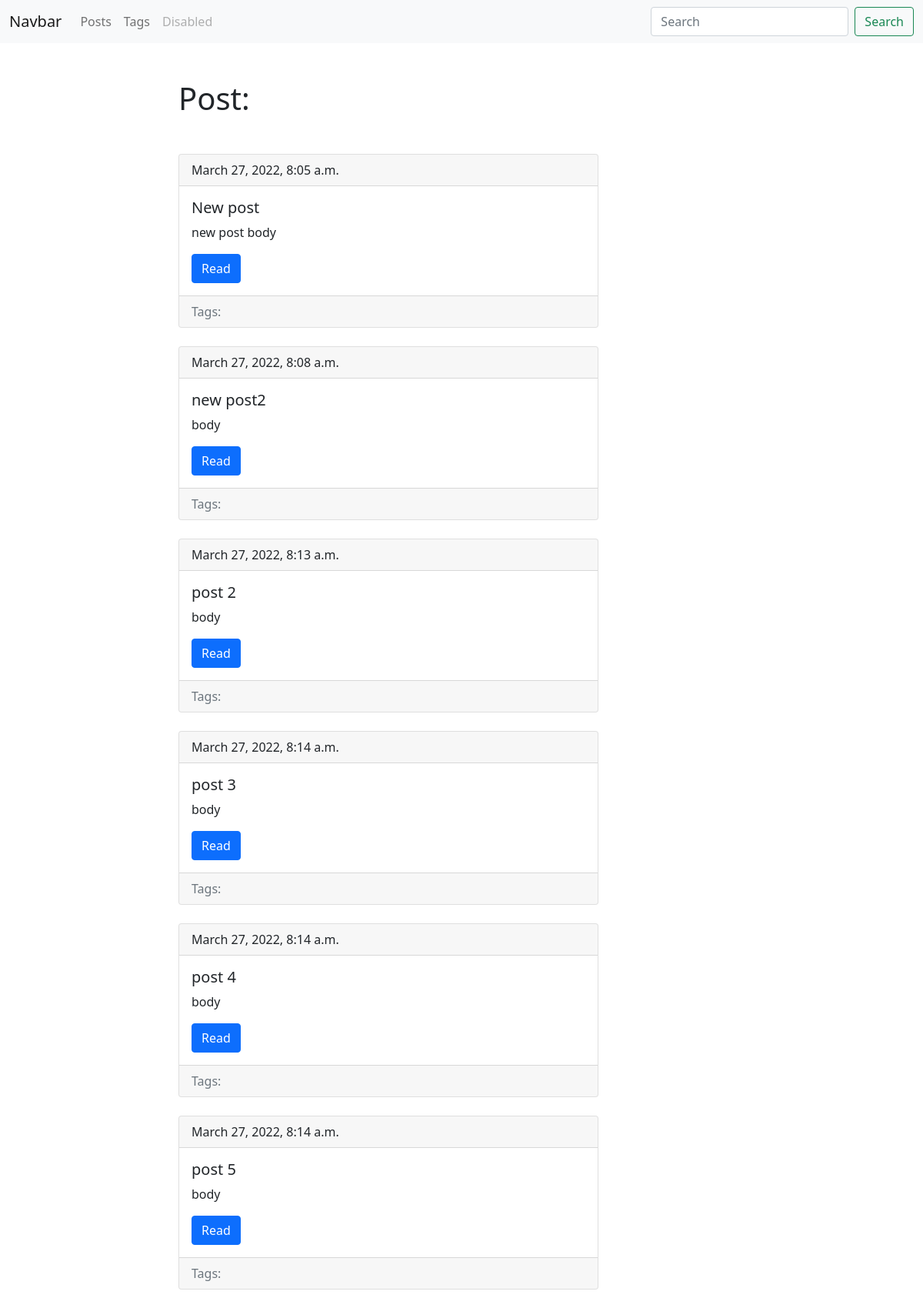
Screenshot of /blog/ with the database file from the repository.
### blog/models.py (models this page shows, shortened)
class Post(models.Model):
    title = models.CharField(max_length=150, db_index=True)
    slug = models.SlugField(max_length=150, unique=True)
    body = models.TextField(blank=True, db_index=True)
    tags = models.ManyToManyField('Tag', blank=True, related_name='posts')
    date_pub = models.DateTimeField(auto_now_add=True)
    def get_absolute_url(self):
        return reverse('post_detail_url', kwargs={'slug':self.slug})

### blog/views.py (the view)
# urls.py: path('', posts_list, name='posts_list_url'),
def posts_list(request):
    posts = Post.objects.all()
    return render(request, 'blog/index.html', context={'posts': posts})

### blog/templates/blog/index.html (shortened to what this page needs)
{% extends 'blog/base_blog.html' %}
{% block content %}
    <h1 class="mb-5"> Post: </h1>
    {% for post in posts %}
        {% include 'blog/includes/post_card_templates.html' %}
        {% endfor %}
{% endblock content %}

### blog/templates/blog/base_blog.html
{% extends 'base.html' %}

### templates/base.html (shortened to what this page needs)
<!DOCTYPE html>
<html lang="en">
<head>
    <link href="https://cdn.jsdelivr.net/npm/bootstrap@5.1.3/dist/css/bootstrap.min.css" rel="stylesheet">
</head>
<body>
<nav class="navbar navbar-expand-lg navbar-light bg-light" style="background-color: #e3f2fd;">
  <div class="container-fluid">
    <a class="navbar-brand" href="#">Navbar</a>
    <div class="collapse navbar-collapse" id="navbarSupportedContent">
      <ul class="navbar-nav me-auto mb-2 mb-lg-0">
        <li class="nav-item">
          <a class="nav-link" href="{% url 'posts_list_url' %}">Posts</a>
        </li>
        <li class="nav-item">
          <a class="nav-link" href="{% url 'tags_list_url' %}">Tags</a>
        </li>
        <li class="nav-item">
          <a class="nav-link disabled">Disabled</a>
        </li>
      </ul>
      <form class="d-flex">
        <input class="form-control me-2" type="search" placeholder="Search" aria-label="Search">
        <button class="btn btn-outline-success" type="submit">Search</button>
      </form>
    </div>
  </div>
</nav>
<div class="container mt-5">
    <div class="row">
        <div class="col-6 offset-md-2">
            {% block content %}{% endblock %}
        </div>
    </div>
</div>
</body>
</html>

### blog/templates/blog/includes/post_card_templates.html (shortened to what this page needs)
            <div class="card mb-4">
              <div class="card-header">
                    {{ post.date_pub }}
              </div>
              <div class="card-body">
                <h5 class="card-title">{{ post.title }}</h5>
                <p class="card-text">{{ post.body|truncatewords:15 }}</p>
                <a href="{{ post.get_absolute_url }}" class="btn btn-primary">Read</a>
              </div>
                  <div class="card-footer text-muted">
                    Tags:
                  </div>
            </div>

### rows the page displays
Post: date_pub "March 27, 2022, 8:05 a.m.", title "New post", body "new post body"
Post: date_pub "March 27, 2022, 8:08 a.m.", title "new post2", body "body"
Post: date_pub "March 27, 2022, 8:13 a.m.", title "post 2", body "body"
Post: date_pub "March 27, 2022, 8:14 a.m.", title "post 3", body "body"
Post: date_pub "March 27, 2022, 8:14 a.m.", title "post 4", body "body"
Post: date_pub "March 27, 2022, 8:14 a.m.", title "post 5", body "body"
